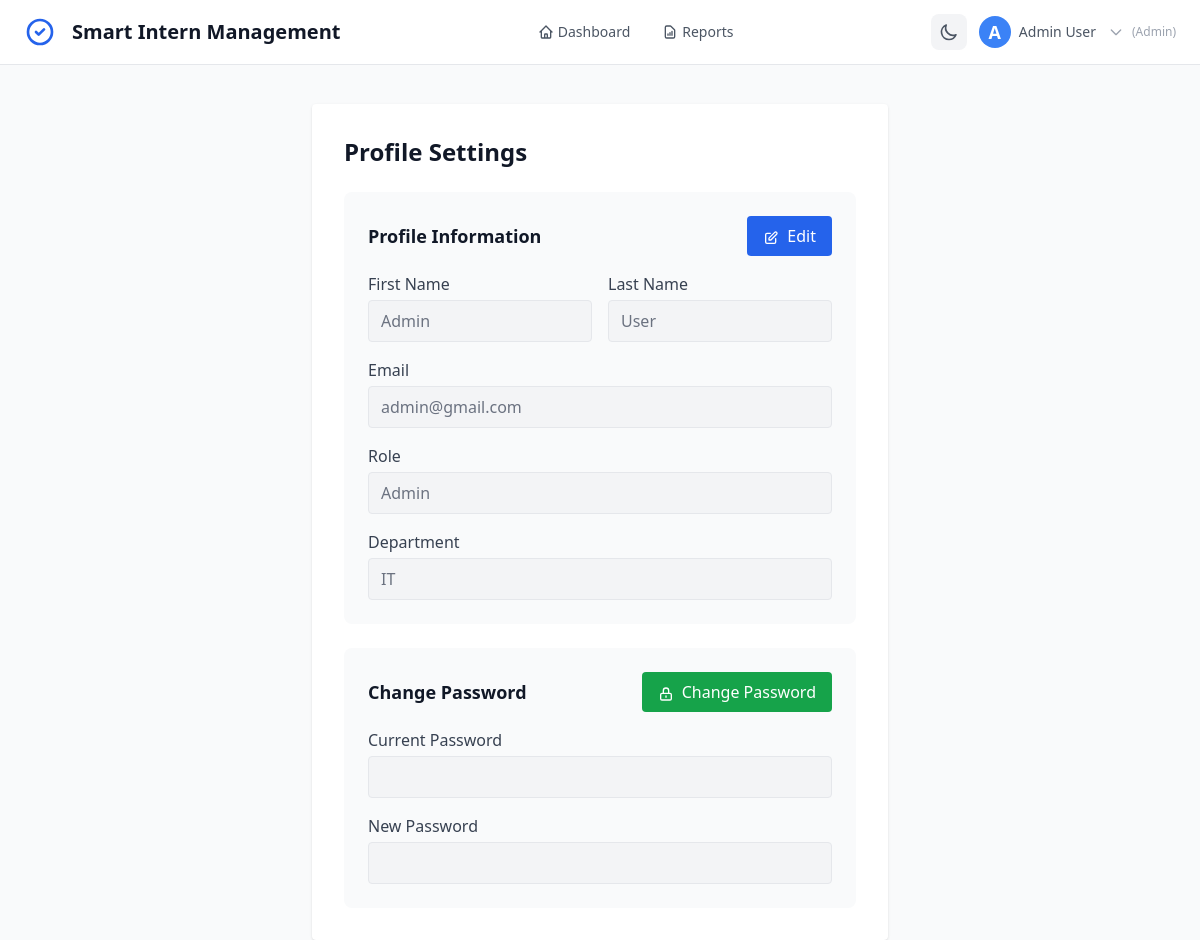
Before: /profile.php (signed in) with the older database file.
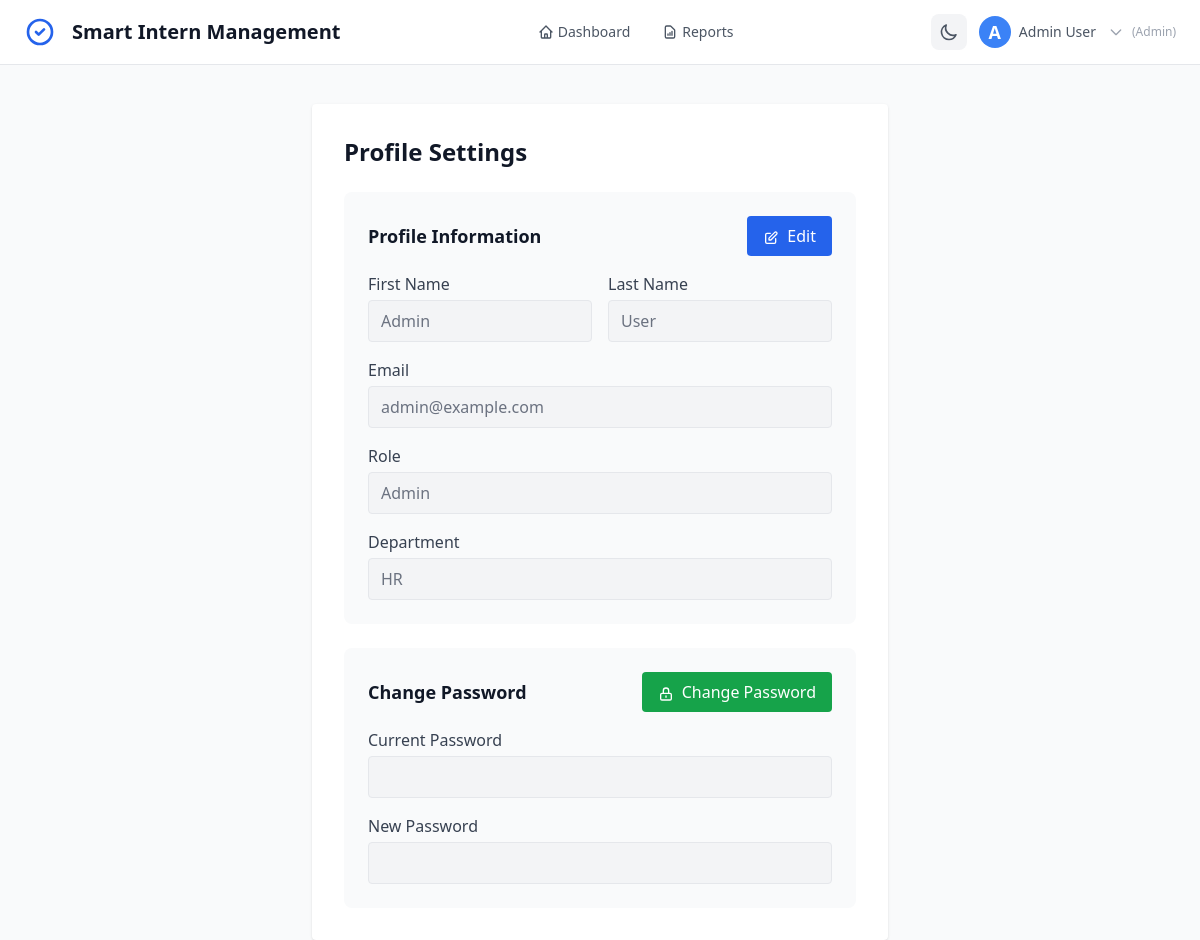
After: the same page with the newer database file.
### tables this page shows
CREATE TABLE `users` (
  `id` int(11) NOT NULL AUTO_INCREMENT,
  `username` varchar(50) NOT NULL,
  `password` varchar(255) NOT NULL,
  `email` varchar(100) DEFAULT NULL,
  `first_name` varchar(50) DEFAULT NULL,
  `last_name` varchar(50) DEFAULT NULL,
  `profile_pic` varchar(255) DEFAULT NULL,
  `role` enum('intern','supervisor','admin') NOT NULL,
  `department` varchar(50) DEFAULT NULL,
  `created_at` timestamp NOT NULL DEFAULT current_timestamp(),
  `updated_at` timestamp NOT NULL DEFAULT current_timestamp() ON UPDATE current_timestamp(),
  `department_id` INT DEFAULT NULL,
  CONSTRAINT `fk_users_department` FOREIGN KEY (`department_id`) REFERENCES `departments`(`id`) ON DELETE SET NULL,
  PRIMARY KEY (`id`),
  UNIQUE KEY `username` (`username`),
  UNIQUE KEY `email` (`email`)
);

### profile.php (the view, shortened to what the rows shown need)
<?php
$user_id = $_SESSION['user_id'];
$db = (new Database())->getConnection();
$stmt = $db->prepare("SELECT * FROM users WHERE id = :id");
$stmt->execute([':id' => $user_id]);
$user = $stmt->fetch(PDO::FETCH_ASSOC);
?>
<?php include 'includes/header.php'; ?>
<div class="max-w-xl mx-auto mt-10 bg-white dark:bg-gray-800 p-8 rounded shadow">
    <h2 class="text-2xl font-bold mb-6 text-gray-900 dark:text-white">Profile Settings</h2>
    <form method="post" enctype="multipart/form-data" class="space-y-6">
        <div class="bg-gray-50 dark:bg-gray-700 rounded-lg p-6">
            <div class="space-y-4">
                <div class="grid grid-cols-1 md:grid-cols-2 gap-4">
                    <div>
                        <label class="block text-gray-700 dark:text-gray-300 mb-1 font-medium">First Name</label>
                        <input type="text" name="first_name" value="<?php echo htmlspecialchars($user['first_name']); ?>"
                               class="w-full px-3 py-2 border rounded focus:outline-none focus:ring focus:border-blue-300 dark:bg-gray-600 dark:text-white disabled:bg-gray-100 disabled:text-gray-500 dark:disabled:bg-gray-800 dark:disabled:text-gray-400"
                               disabled />
                    </div>
                    <div>
                        <label class="block text-gray-700 dark:text-gray-300 mb-1 font-medium">Last Name</label>
                        <input type="text" name="last_name" value="<?php echo htmlspecialchars($user['last_name']); ?>"
                               class="w-full px-3 py-2 border rounded focus:outline-none focus:ring focus:border-blue-300 dark:bg-gray-600 dark:text-white disabled:bg-gray-100 disabled:text-gray-500 dark:disabled:bg-gray-800 dark:disabled:text-gray-400"
                               disabled />
                    </div>
                </div>
                <div>
                    <label class="block text-gray-700 dark:text-gray-300 mb-1 font-medium">Email</label>
                    <input type="email" value="<?php echo htmlspecialchars($user['email']); ?>"
                           class="w-full px-3 py-2 border rounded bg-gray-100 text-gray-500 dark:bg-gray-800 dark:text-gray-400"
                           disabled />
                </div>
                <div>
                    <label class="block text-gray-700 dark:text-gray-300 mb-1 font-medium">Role</label>
                    <input type="text" value="<?php echo ucfirst(htmlspecialchars($user['role'])); ?>"
                           class="w-full px-3 py-2 border rounded bg-gray-100 text-gray-500 dark:bg-gray-800 dark:text-gray-400"
                           disabled />
                </div>
                <div>
                    <label class="block text-gray-700 dark:text-gray-300 mb-1 font-medium">Department</label>
                    <input type="text" value="<?php echo htmlspecialchars($user['department']); ?>"
                           class="w-full px-3 py-2 border rounded bg-gray-100 text-gray-500 dark:bg-gray-800 dark:text-gray-400"
                           disabled />
                </div>
            </div>
        </div>
    </form>
</div>
<?php include 'includes/footer.php'; ?>

Changed rows visible on the page:
changed users "Admin": email "admin@gmail.com" → "admin@example.com"; department "IT" → "HR"
